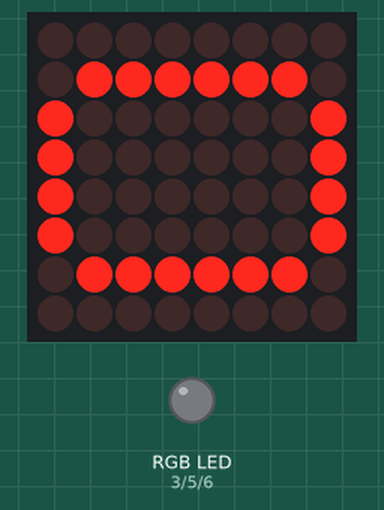
Simulated run of this sketch. Board: Arduino Uno, built with avr-gcc and run on an emulated ATmega328P. Shown: 8×8 LED matrix, an RGB LED mixed from three pins (HIGH = lit). Dim RGB values are drawn brighter than linear; random numbers use the default seed unless the sketch sets one.

Above: at 0.16 s.
At 3.8 s:
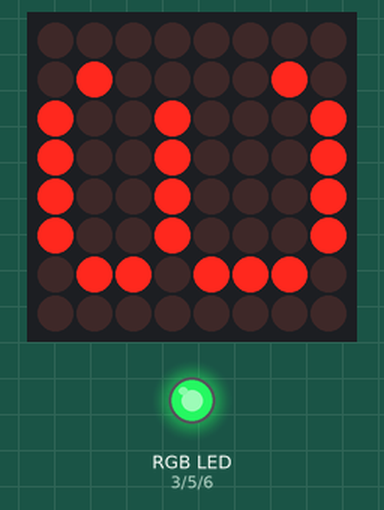
At 8.1 s:
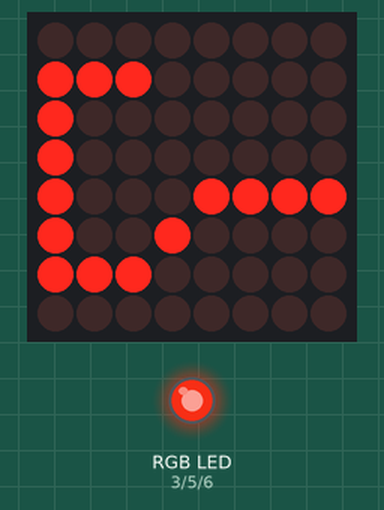
At 15.5 s:
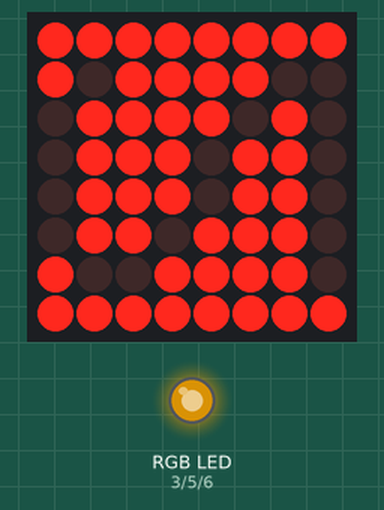
At 23.0 s:
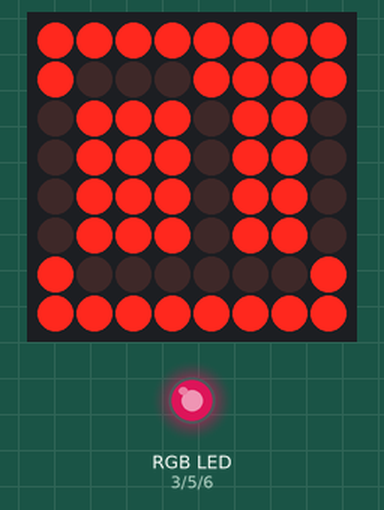
At 31.5 s:
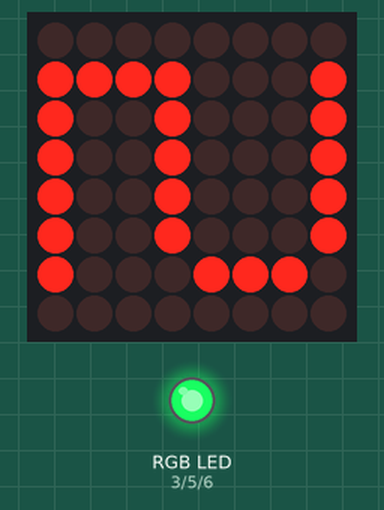
Timing chart, 0 to 32.0 s (numbered marks = the images above):
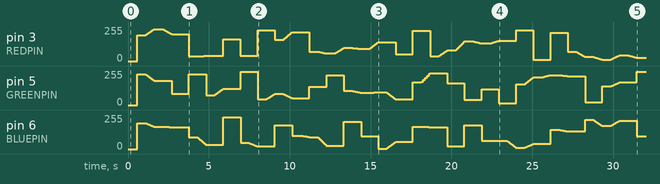

The sketch:

2_LED_DM_random_gradual_light_with_dot_matrix.ino
```cpp
// change number or character after each step of led changing

#define REDPIN 3
#define GREENPIN 5
#define BLUEPIN 6
#include <LedControl.h>

LedControl lc = LedControl(12, 11, 10, 1); //DIN, CLK, CS, #

byte digits[11][8] =
{
  {
    B00111100,
    B01000010,
    B01000010,
    B01000010,
    B01000010,
    B01000010,
    B01000010,
    B00111100
  },
  {
    B00001000,
    B00011000,
    B00101000,
    B00001000,
    B00001000,
    B00001000,
    B00001000,
    B00111110
  },
  {
    B00111100,
    B01000010,
    B00000010,
    B00000100,
    B00011000,
    B00100000,
    B01000000,
    B01111110
  },
  {
    B00111100,
    B01000010,
    B00000010,
    B00111100,
    B00000010,
    B00000010,
    B01000010,
    B00111100
  },
  {
    B00001000,
    B00011000,
    B00101000,
    B01001000,
    B01111110,
    B00001000,
    B00001000,
    B00001000
  },
  {
    B01111110,
    B01000000,
    B01000000,
    B01111100,
    B00000010,
    B00000010,
    B00000010,
    B01111100
  },
  {
    B00111100,
    B01000010,
    B01000000,
    B01111100,
    B01000010,
    B01000010,
    B01000010,
    B00111100
  },
  {
    B01111110,
    B01000010,
    B01000010,
    B00000100,
    B00001000,
    B00001000,
    B00001000,
    B00001000
  },
  {
    B00111100,
    B01000010,
    B01000010,
    B00111100,
    B01000010,
    B01000010,
    B01000010,
    B00111100
  },
  {
    B00111100,
    B01000010,
    B01000010,
    B01000010,
    B00111110,
    B00000010,
    B00000010,
    B00111100
  },
  {
    B01000010,
    B10100101,
    B00000000,
    B00000000,
    B00000000,
    B10000001,
    B01000010,
    B00111100
  }
};

bool led[8][8] = {{0, 1, 1, 0, 0, 1, 1, 0},
                  {1, 0, 0, 1, 1, 0, 0, 1},
                  {1, 0, 0, 0, 0, 0, 0, 1},
                  {1, 0, 0, 0, 0, 0, 0, 1},
                  {1, 0, 0, 0, 0, 0, 0, 1},
                  {0, 1, 0, 0, 0, 0, 1, 0},
                  {0, 0, 1, 0, 0, 1, 0, 0},
                  {0, 0, 0, 1, 1, 0, 0, 0}};

int pins[3] = {REDPIN, GREENPIN, BLUEPIN};
float pre_rgb[3] = {0, 0, 0};

void setColor(int*);
void gradation(float*, int*, int, int);

void setup() {
  for(int i=0; i<3; i++) pinMode(pins[i], OUTPUT);
  randomSeed(analogRead(0));
  lc.shutdown(0, false); // energy saving mode: false
  lc.setIntensity(0, 7); // 0~15
  lc.clearDisplay(0);
}

void loop() {
  int rgb[3] = {random(0, 255), random(0, 255), random(0, 255)};

  for(int i=0; i<11 ; i++){
    for(int j=0; j<8; j++){
      lc.setColumn(0, j, digits[i][j]);
    }
    int rgb[3] = {random(0, 255), random(0, 255), random(0, 255)};
    gradation(pre_rgb, rgb, 500, 500);
  }
  for(int row=0; row<8 ; row++){
    for(int col=0; col<8; col++){
      lc.setLed(0,col,row,led[row][col]);
    }
  }
  for(int i=0; i<3; i++) rgb[i] = random(0, 255);
  gradation(pre_rgb, rgb, 500, 500);
  for(int i=0; i<11 ; i++){
    for(int j=0; j<8; j++){
      lc.setColumn(0, j, ~digits[i][j]);
    }
    int rgb[3] = {random(0, 255), random(0, 255), random(0, 255)};
    gradation(pre_rgb, rgb, 500, 500);
  }
  for(int row=0; row<8 ; row++){
    for(int col=0; col<8; col++){
      lc.setLed(0,col,row,!led[row][col]);
    }
  }
  for(int i=0; i<3; i++) rgb[i] = random(0, 255);
  gradation(pre_rgb, rgb, 500, 500);
}

void setColor(int rgb[]){
  for(int i=0; i<3; i++) analogWrite(pins[i], rgb[i]);
}

void gradation(float pre_rgb[], int rgb[], int gd, int d){
  float d_rgb[3];
  for(int i=0; i<3; i++) d_rgb[i] = (rgb[i]-pre_rgb[i])/gd;
  for(int i=0; i<gd+1; i++){
    for(int j=0; j<3; j++) rgb[j] = round(pre_rgb[j]);
    setColor(rgb);
    for(int j=0; j<3; j++) pre_rgb[j] += d_rgb[j];
    delay(1);
  }
  delay(d);
}
```

Measured:
- what the display in image 1 shows lasts 1.1 s, from 3.2 s to 4.3 s
